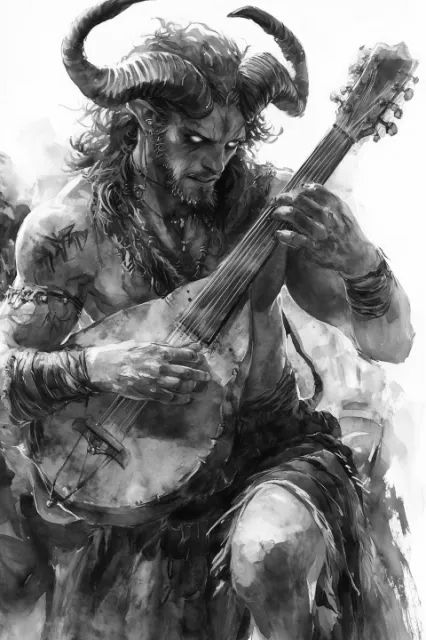
#> input picture satir.jpg, 426 x 640 px
$ jupyter execute Lab_02.ipynb
#> lines starting #> are read from the running program, lines starting #| are printed output that depends on the picture
# Лабораторна робота №2: фільтрація й придушення шумів

У цьому ноутбуку виконується повний цикл: завантаження тестового зображення, моделювання **гаусівського** та **імпульсного (сіль і перець)** шуму, застосування **усереднювального**, **гаусівського**, **медіанного** та **вінерівського** фільтрів, збереження результатів у `results/` та підсумкова порівняльна фігура.

## 1. Імпорт бібліотек

Підключаємо роботу з шляхами (`pathlib`), масивами (`numpy`), OpenCV (`cv2`), візуалізацію (`matplotlib.pyplot`) та **вінерівський фільтр** з `scipy.signal.wiener`.

**Очікуваний результат:** усі модулі імпортуються без помилок.

[cell 1]
from pathlib import Path

import cv2
import matplotlib.pyplot as plt
import numpy as np
import scipy.signal

# Відтворювані експерименти для звіту
np.random.seed(42)

## 2. Налаштування шляхів

- `NOTEBOOK_DIR` — папка з `Lab_02.ipynb` (визначається від `Path.cwd()`, щоб коректно працювало й у Jupyter, і при `nbconvert` з кореня репозиторію);
- `ROOT` — корінь репозиторію (`NOTEBOOK_DIR.parent`);
- `IMAGE_PATH` — вхідне зображення `satir.jpg`;
- `RESULTS_DIR` — `NOTEBOOK_DIR / "results"` для PNG-результатів.

**Очікуваний результат:** шляхи коректні, папка `results` створюється автоматично.

[cell 2]
_cwd = Path.cwd().resolve()
NOTEBOOK_DIR = _cwd if (_cwd / "Lab_02.ipynb").is_file() else (_cwd / "Lab_02")
ROOT = NOTEBOOK_DIR.parent.resolve()
IMAGE_PATH = ROOT / "satir.jpg"
RESULTS_DIR = (NOTEBOOK_DIR / "results").resolve()
RESULTS_DIR.mkdir(parents=True, exist_ok=True)

print("NOTEBOOK_DIR:", NOTEBOOK_DIR)
print("ROOT:", ROOT)
print("IMAGE_PATH:", IMAGE_PATH)
print("RESULTS_DIR:", RESULTS_DIR)

## 3. Допоміжні функції та завантаження зображення

На Windows `cv2.imread` може не відкрити файл, якщо у шляху є кирилиця. Використовуємо **`numpy.fromfile` + `cv2.imdecode`** для читання та **`cv2.imencode` + `tofile`** для запису.

**Очікуваний результат:** зображення завантажується у градаціях сірого; далі всі операції — над 2D-масивом `uint8`.

[cell 3]
def imread_gray_unicode(path: Path) -> np.ndarray:
    """Завантаження зображення у градаціях сірого (коректні Unicode-шляхи)."""
    data = np.fromfile(str(path), dtype=np.uint8)
    img = cv2.imdecode(data, cv2.IMREAD_GRAYSCALE)
#> img is the input picture: shape (640, 426); min 0, max 255, mean 126.6
    if img is None:
        raise FileNotFoundError(f"Не вдалося прочитати: {path}")
    return img


def imwrite_unicode(path: Path, img: np.ndarray) -> None:
    """Збереження PNG/JPEG з коректним шляхом на Windows."""
    ok, buf = cv2.imencode(path.suffix, img)
    if not ok:
        raise RuntimeError(f"Не вдалося закодувати: {path}")
    buf.tofile(str(path))


img_original = imread_gray_unicode(IMAGE_PATH)
print("Розмір зображення:", img_original.shape, "dtype:", img_original.dtype)
#| Розмір зображення: (640, 426) dtype: uint8

## 4. Оригінал у градаціях сірого

Показуємо вихідне зображення без шуму та зберігаємо копію для звіту.

**Очікуваний результат:** чітке напівтонове зображення. Шуму ще немає — це еталон для порівняння.

[cell 4]
plt.figure(figsize=(6, 6))
plt.imshow(img_original, cmap="gray")
plt.title("Оригінал (градації сірого)")
plt.axis("off")
plt.show()

imwrite_unicode(RESULTS_DIR / "original_gray.png", img_original)
print("Збережено:", RESULTS_DIR / "original_gray.png")

## 5. Гаусівський шум

**Що робить блок:** додає до кожного пікселя випадкову величину з нормального розподілу \(\mathcal{N}(\mu, \sigma^2)\), після чого значення обрізаються до \([0, 255]\).

**Очікуваний результат:** зерниста «плівка» по всьому кадру; дрібні деталі стають менш читабельними.

**Чому так:** гаусівський шум моделює тепловий/сенсорний шум; для нього добре працюють **згладжувальні** фільтри (усереднення, гаусівське згладжування, Вінер), але вони часто **розмивають різкі границі**.

[cell 5]
def add_gaussian_noise(image: np.ndarray, mean: float = 0, sigma: float = 25) -> np.ndarray:
    """Додає гаусівський шум до зображення (uint8 -> float -> clip -> uint8)."""
#> called with mean = 0, sigma = 25
    noise = np.random.normal(mean, sigma, image.shape)
    noisy = image.astype(np.float64) + noise
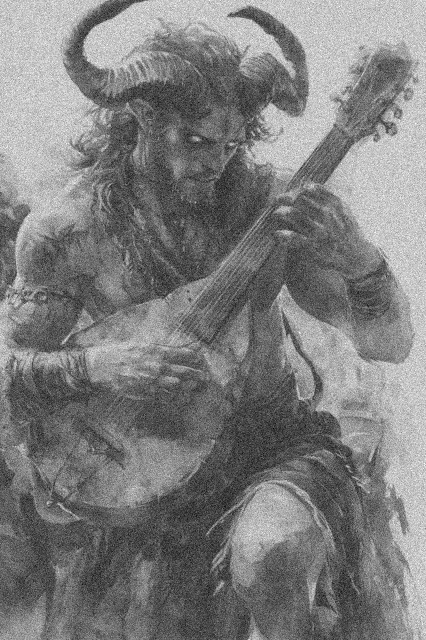
#> noisy: shape (640, 426) float64; min -94.35, max 350.2, mean 126.6; drawn with min black and max white
    return np.clip(noisy, 0, 255).astype(np.uint8)
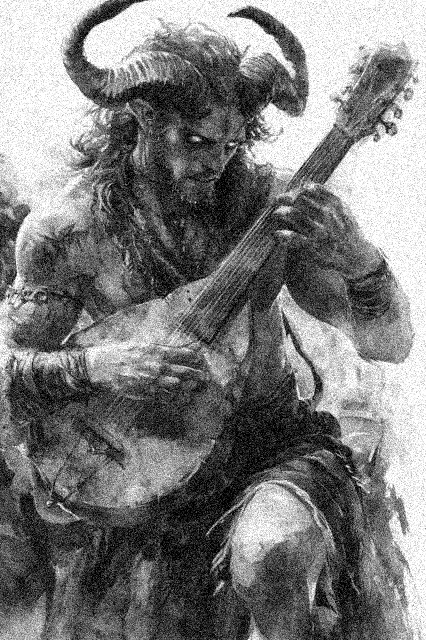
#> returned value: shape (640, 426); min 0, max 255, mean 124.8


img_gaussian_noise = add_gaussian_noise(img_original, mean=0, sigma=25)

plt.figure(figsize=(6, 6))
plt.imshow(img_gaussian_noise, cmap="gray")
plt.title("Зображення з гаусівським шумом")
plt.axis("off")
plt.show()

imwrite_unicode(RESULTS_DIR / "gaussian_noise.png", img_gaussian_noise)
print("Збережено:", RESULTS_DIR / "gaussian_noise.png")

## 6. Шум «сіль і перець»

**Що робить блок:** випадково змінює частку пікселів на максимум (255, «сіль») або мінімум (0, «перець»).

**Очікуваний результат:** рідкісні яскраві та темні імпульси на тлі зображення.

**Чому так:** це **імпульсний** шум; **усереднювальний** фільтр розмазує імпульс по сусідах і погано його прибирає. **Медіанний** фільтр замінює викид медіаною вікна й набагато ефективніший для «солі-перцю».

[cell 6]
def add_salt_pepper_noise(
    image: np.ndarray, amount: float = 0.04, salt_vs_pepper: float = 0.5
) -> np.ndarray:
    """Імпульсний шум: частка `amount` пікселів стає 255 або 0."""
#> called with amount = 0.04, salt_vs_pepper = 0.5
    out = image.copy()
    h, w = image.shape
#> h = 640; w = 426
    total = int(round(amount * h * w))
#> total = 10906
    n_salt = int(round(total * salt_vs_pepper))
#> n_salt = 5453
    n_pepper = total - n_salt
#> n_pepper = 5453

    ys = np.random.randint(0, h, n_salt)
    xs = np.random.randint(0, w, n_salt)
    out[ys, xs] = 255

    ys = np.random.randint(0, h, n_pepper)
    xs = np.random.randint(0, w, n_pepper)
    out[ys, xs] = 0
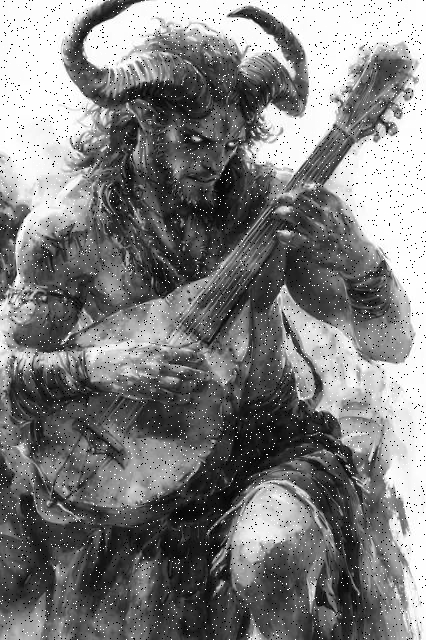
#> out: shape (640, 426); min 0, max 255, mean 126.6
    return out


img_salt_pepper = add_salt_pepper_noise(img_original, amount=0.04, salt_vs_pepper=0.5)

plt.figure(figsize=(6, 6))
plt.imshow(img_salt_pepper, cmap="gray")
plt.title("Шум: сіль і перець")
plt.axis("off")
plt.show()

imwrite_unicode(RESULTS_DIR / "salt_pepper_noise.png", img_salt_pepper)
print("Збережено:", RESULTS_DIR / "salt_pepper_noise.png")

## 7. Фільтрація зображення з гаусівським шумом

Застосовуємо:

- **Усереднювальний 3×3 / 5×5** — рівномірне згладжування; шум зменшується, але зростає розмиття.
- **Гаусівський фільтр** — згладжування з вагами Гауса; зазвичай м’якше за рівномірне усереднення того ж розміру.
- **Вінерівський фільтр** (`scipy.signal.wiener`) — оцінює локальну статистику й намагається відновити сигнал з урахуванням шуму.

**Очікуваний результат:** зменшення зернистості; **5×5 усереднення** сильніше розмиває, ніж **3×3**; Вінер часто зберігає деталі краще за просте згладжування (залежить від `mysize`).

[cell 7]
img_avg3_g = cv2.blur(img_gaussian_noise, (3, 3))
img_avg5_g = cv2.blur(img_gaussian_noise, (5, 5))
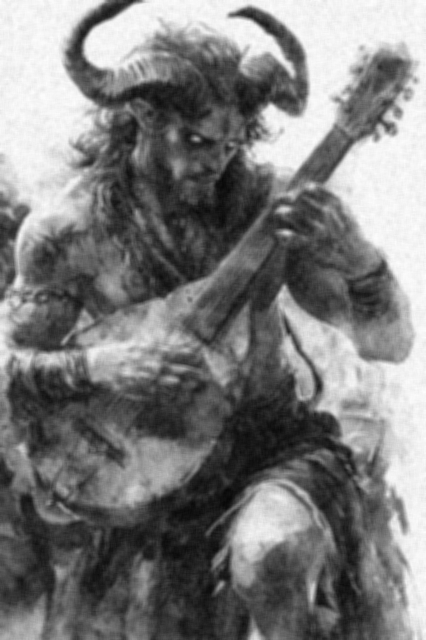
#> img_avg5_g: shape (640, 426); min 7, max 254, mean 124.8
img_gauss_filt = cv2.GaussianBlur(img_gaussian_noise, (5, 5), 0)

img_wiener_g = scipy.signal.wiener(img_gaussian_noise.astype(np.float64), mysize=(5, 5))
img_wiener_g = np.clip(img_wiener_g, 0, 255).astype(np.uint8)

fig, axes = plt.subplots(2, 2, figsize=(10, 10))
for ax, im, title in zip(
    axes.ravel(),
    [img_avg3_g, img_avg5_g, img_gauss_filt, img_wiener_g],
    [
        "Усереднення 3×3 (гаусівський шум)",
        "Усереднення 5×5 (гаусівський шум)",
        "Гаусівський фільтр 5×5",
        "Вінерівський фільтр (гаусівський шум)",
    ],
):
    ax.imshow(im, cmap="gray")
    ax.set_title(title)
    ax.axis("off")
#> this loop made 4 passes
#> title on passes 1 to 4: 'Усереднення 3×3 (гаусівський шум)', 'Усереднення 5×5 (гаусівський шум)', 'Гаусівський фільтр 5×5', 'Вінерівський фільтр (гаусівський шум)'
plt.tight_layout()
plt.show()

imwrite_unicode(RESULTS_DIR / "average_3x3_gaussian.png", img_avg3_g)
imwrite_unicode(RESULTS_DIR / "average_5x5_gaussian.png", img_avg5_g)
imwrite_unicode(RESULTS_DIR / "gaussian_filter.png", img_gauss_filt)
imwrite_unicode(RESULTS_DIR / "wiener_filter_gaussian.png", img_wiener_g)
print("Збережено фільтри для гаусівського шуму.")

## 8. Фільтрація зображення з шумом «сіль і перець»

- **Медіанний фільтр 3×3 / 5×5** — заміна пікселя медіаною в окні; ефективно прибирає імпульси.
- **Усереднювальний фільтр 5×5** (для порівняння) — імпульс «розмазується», залишаються плями та сильне розмиття.

**Очікуваний результат:** медіана суттєво очищує зображення; усереднення виглядає гірше на імпульсному шумі.

[cell 8]
img_med3_sp = cv2.medianBlur(img_salt_pepper, 3)
img_med5_sp = cv2.medianBlur(img_salt_pepper, 5)
img_avg_sp = cv2.blur(img_salt_pepper, (5, 5))

fig, axes = plt.subplots(1, 3, figsize=(14, 4))
for ax, im, title in zip(
    axes,
    [img_med3_sp, img_med5_sp, img_avg_sp],
    [
        "Медіана 3×3 (сіль-перець)",
        "Медіана 5×5 (сіль-перець)",
        "Усереднення 5×5 (сіль-перець, порівняння)",
    ],
):
    ax.imshow(im, cmap="gray")
    ax.set_title(title)
    ax.axis("off")
#> this loop made 3 passes
plt.tight_layout()
plt.show()

imwrite_unicode(RESULTS_DIR / "median_3x3_salt_pepper.png", img_med3_sp)
imwrite_unicode(RESULTS_DIR / "median_5x5_salt_pepper.png", img_med5_sp)
imwrite_unicode(RESULTS_DIR / "average_salt_pepper.png", img_avg_sp)
print("Збережено фільтри для шуму сіль-перець.")

## 9. Порівняльна фігура

Зводимо на одній сітці **оригінал**, **гаусівський шум**, результати фільтрації гаусівського шуму (**усереднення 3×3**, **гаусівський фільтр**, **Вінер**), **шум сіль-перець** та **медіани 3×3 і 5×5**.

**Очікуваний результат:** наочно видно різницю між згладжуванням гаусівського шуму та придушенням імпульсного медіаною.

[cell 9]
fig, axes = plt.subplots(2, 4, figsize=(16, 8))
items = [
    (img_original, "Оригінал"),
    (img_gaussian_noise, "Гаусівський шум"),
    (img_avg3_g, "Усереднення 3×3 (Гаус)"),
    (img_gauss_filt, "Гаусівський фільтр"),
    (img_wiener_g, "Вінер (Гаус)"),
    (img_salt_pepper, "Сіль і перець"),
    (img_med3_sp, "Медіана 3×3 (СП)"),
    (img_med5_sp, "Медіана 5×5 (СП)"),
]
for ax, (im, title) in zip(axes.ravel(), items):
    ax.imshow(im, cmap="gray")
    ax.set_title(title, fontsize=10)
    ax.axis("off")
#> this loop made 8 passes
fig.tight_layout()
fig.savefig(RESULTS_DIR / "comparison.png", dpi=150, bbox_inches="tight")
plt.show()
plt.close(fig)
print("Збережено:", RESULTS_DIR / "comparison.png")
